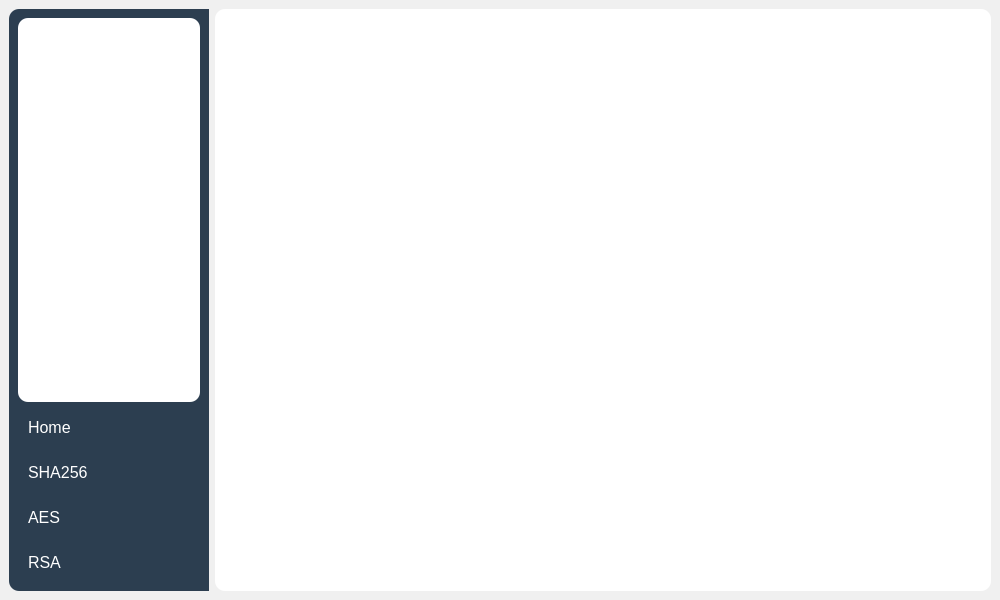
<?xml version="1.0" encoding="UTF-8"?>
<ui version="4.0">
 <class>MainWindow</class>
 <widget class="QMainWindow" name="MainWindow">
  <property name="geometry">
   <rect>
    <x>0</x>
    <y>0</y>
    <width>1000</width>
    <height>600</height>
   </rect>
  </property>
  <property name="windowTitle">
   <string>Modern Application</string>
  </property>
  <property name="styleSheet">
   <string notr="true">
    QMainWindow {
      background-color: #f0f0f0;
    }
    QFrame {
      background-color: white;
      border-radius: 10px;
    }
   </string>
  </property>
  <widget class="QWidget" name="centralwidget">
   <layout class="QHBoxLayout" name="horizontalLayout">
    <item>
     <widget class="QWidget" name="menuWidget" native="true">
      <property name="minimumSize">
       <size>
        <width>200</width>
        <height>0</height>
       </size>
      </property>
      <property name="maximumSize">
       <size>
        <width>200</width>
        <height>16777215</height>
       </size>
      </property>
      <property name="styleSheet">
       <string notr="true">
        QWidget#menuWidget {
          background-color: #2c3e50;
          border-top-left-radius: 10px;
          border-bottom-left-radius: 10px;
        }
        QPushButton {
          background-color: transparent;
          color: white;
          border: none;
          text-align: left;
          padding: 10px;
          font-size: 16px;
        }
        QPushButton:hover {
          background-color: #34495e;
        }
        QPushButton:pressed {
          background-color: #2980b9;
        }
       </string>
      </property>
      <layout class="QVBoxLayout" name="verticalLayout">
       <item>
        <widget class="QLabel" name="logolabel">
         <property name="text">
          <string/>
         </property>
         <property name="pixmap">
          <pixmap>path/to/your/logo.png</pixmap>
         </property>
         <property name="alignment">
          <set>Qt::AlignmentFlag::AlignCenter</set>
         </property>
        </widget>
       </item>
       <item>
        <widget class="QPushButton" name="homebutton">
         <property name="text">
          <string>Home</string>
         </property>
        </widget>
       </item>
       <item>
        <widget class="QPushButton" name="shabutton">
         <property name="text">
          <string>SHA256</string>
         </property>
         <property name="icon">
          <iconset>
           <normaloff>path/to/dashboard_icon.png</normaloff>path/to/dashboard_icon.png</iconset>
         </property>
        </widget>
       </item>
       <item>
        <widget class="QPushButton" name="aesbutton">
         <property name="text">
          <string>AES</string>
         </property>
         <property name="icon">
          <iconset>
           <normaloff>path/to/analytics_icon.png</normaloff>path/to/analytics_icon.png</iconset>
         </property>
        </widget>
       </item>
       <item>
        <widget class="QPushButton" name="rsabutton">
         <property name="text">
          <string>RSA</string>
         </property>
         <property name="icon">
          <iconset>
           <normaloff>path/to/settings_icon.png</normaloff>path/to/settings_icon.png</iconset>
         </property>
        </widget>
       </item>
      </layout>
     </widget>
    </item>
    <item>
     <widget class="QFrame" name="contentFrame">
      <property name="frameShape">
       <enum>QFrame::Shape::StyledPanel</enum>
      </property>
      <property name="frameShadow">
       <enum>QFrame::Shadow::Raised</enum>
      </property>
      <layout class="QVBoxLayout" name="verticalLayout_2">
       <item>
        <widget class="QLabel" name="contentArea">
         <property name="text">
          <string/>
         </property>
         <property name="alignment">
          <set>Qt::AlignmentFlag::AlignHCenter|Qt::AlignmentFlag::AlignTop</set>
         </property>
        </widget>
       </item>
      </layout>
     </widget>
    </item>
   </layout>
  </widget>
 </widget>
 <resources/>
 <connections/>
</ui>
